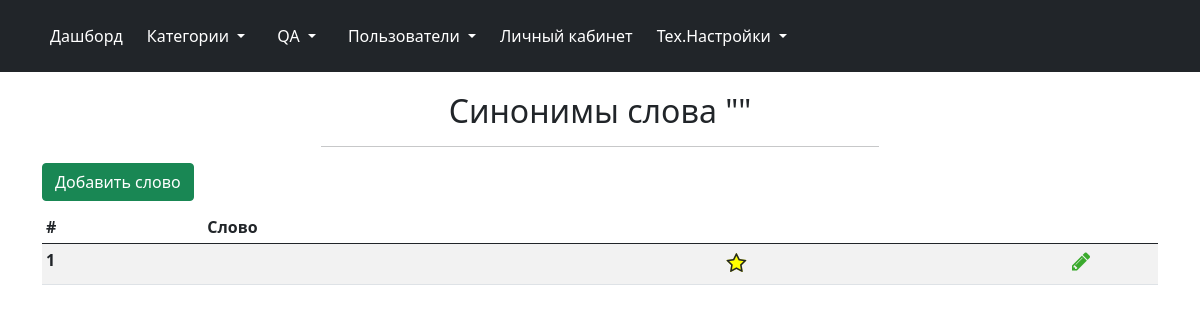
/admin/synonyms/replacement?word_id=1 (signed in), run on an earlier commit of the app's database.
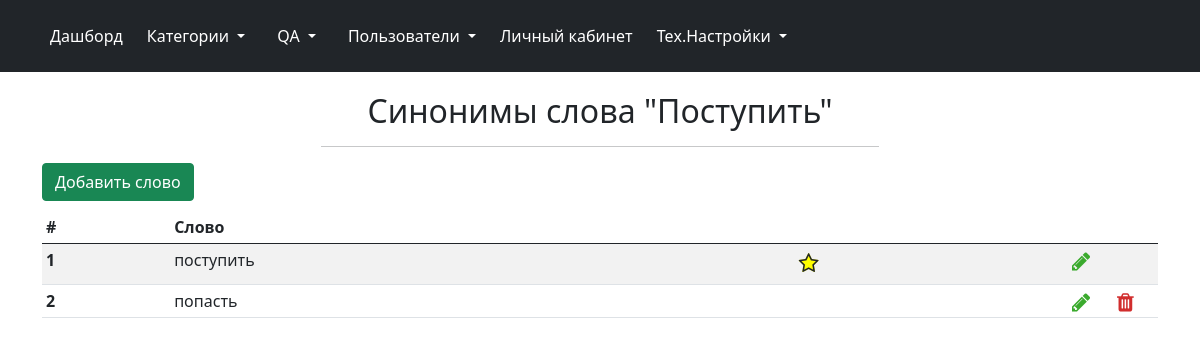
And on a later commit of the database.
### dbase.py (models this page shows, shortened)
class SynonymousWords(db.Model):
    id = db.Column(db.Integer, primary_key=True)
    word = db.Column(db.String(100), nullable=False)
    synonym_id = db.Column(db.Integer)

### admin/admin.py (the view)
@admin.route('/synonyms/replacement')
@login_required
def synonyms_replacement():
    if not current_user.right_synonym:
        return render_template('admin/access_denied.html')
    add_synonyms_dependent_form = forms.AddSynonymsDependentForm()
    edit_synonyms_dependent_form = forms.EditSynonymsDependentForm()
    delete_synonyms_dependent_form = forms.DeleteSynonymsDependentForm()
    main_word_id = request.args.get("word_id")
    if main_word_id is None:
        return "Слова синонима нет"
    else:
        try:
            main_word_id = int(main_word_id)
        except ValueError:
            return "ID слова должен быть числом"
        try:
            synonyms = SynonymousWords.query
            main_word = synonyms.get(main_word_id)
            synonyms = synonyms.filter(SynonymousWords.synonym_id == main_word_id)
        except(NameError, AttributeError):
            return "Ошибка чтения из БД"
    return render_template('admin/synonyms_replacement.html', add_synonyms_dependent_form=add_synonyms_dependent_form,
                           edit_synonyms_dependent_form=edit_synonyms_dependent_form,
                           delete_synonyms_dependent_form=delete_synonyms_dependent_form,
                           main_word=main_word, synonyms=synonyms, word_id=main_word_id)

### admin/admin.py (called while the page is built)
@admin.before_request
def before_request():
    if current_user.is_authenticated:
        if current_user.is_deactivated:
            logout_user()
            flash("Ваш аккаунт заблокирован. Для получения дополнительных сведений обратитесь к администратору",
                  category='danger')
            return redirect(url_for('.login'))

### app.py (called while the page is built)
@login_manager.user_loader
def load_user(user_id):
    return Users.query.get(user_id)

### admin/templates/admin/synonyms_replacement.html (shortened to what this page needs)
{% extends 'admin/base.html' %}
{% import "admin/macros.html" as macros %}
{% block page_header %}
Синонимы слова "{{ main_word.word | capitalize }}"
{% endblock %}
{% block body %}
<div class="btn_container">
	<button type="button" class="btn btn-success button_active" data-bs-toggle="modal" data-bs-target="#addModal">
		Добавить слово
	</button>
</div>
<table class="table table-striped table-sm">
	<thead>
		<tr>
			<th scope="col">#</th>
			<th scope="col">Слово</th>
			<th scope="col"></th>
			<th scope="col"></th>
			<th scope="col"></th>
		</tr>
	</thead>
	<tbody>
		<tr class="table_line_item" data-id="{{ main_word.id }}" data-name="{{ main_word.word }}">
			<th scope="row"></th>
			<td>{{ main_word.word }}</td>
			<td>
				<span class="fa-stack">
					<i class="fa fa-star fa-stack-1x fa-lg"></i>
					<i class="fa fa-star-o fa-stack-1x fa-lg"></i>
				</span>
			</td>
			<td scope="col" width="45"><i class="fa fa-pencil fa-lg table_action_icon edit_icon category_table" aria-hidden="true" data-bs-toggle="modal" data-bs-target="#editModal"></i></td>
			<td scope="col" width="45"></td>
		</tr>
		{% for synonym in synonyms %}
		<tr class="table_line_item" data-id="{{ synonym.id }}" data-name="{{ synonym.word }}">
			<th scope="row"></th>
			<td>{{ synonym.word }}</td>
			<th scope="col"></th>
			<td scope="col" width="45"><i class="fa fa-pencil fa-lg table_action_icon edit_icon category_table" aria-hidden="true" data-bs-toggle="modal" data-bs-target="#editModal" title="Редактировать"></i></td>
			<td scope="col" width="45"><i class="fa fa-trash fa-lg table_action_icon delete_icon category_table" aria-hidden="true" data-bs-toggle="modal" data-bs-target="#deleteModal" title="Удалить"></i></td>
		</tr>
		{% endfor %}
	</tbody>
</table>
{% endblock %}

What changed in the data, as far as the page shows it:
added SynonymousWords: word "Поступить", word "поступить"
added SynonymousWords: word "попасть"
